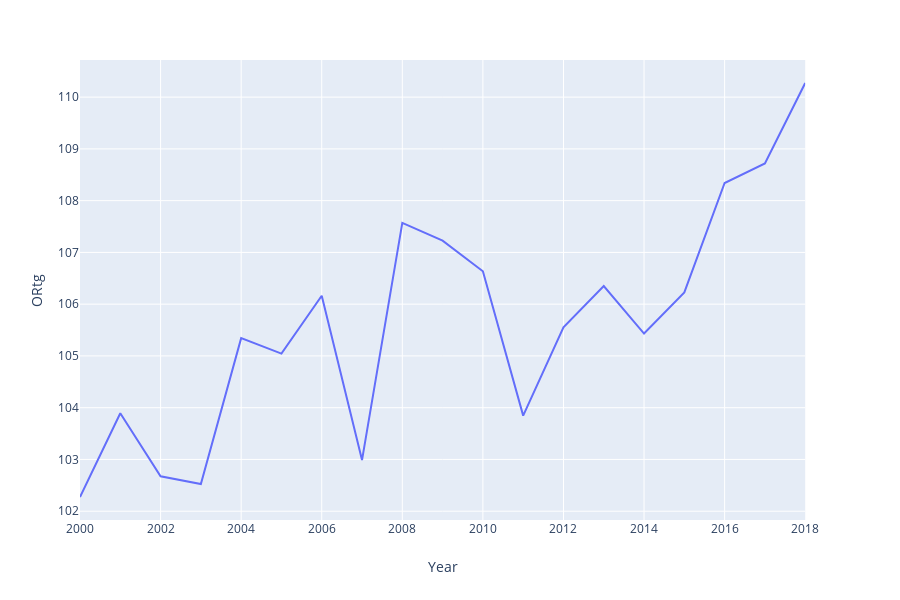

This figure's notebook cell:
### Code cell
fig = px.line(dftest2, x='Year', y='ORtg')
fig.show()

### Figure 1 — Plotly figure (JSON) as saved in the notebook; plotly's stock layout.template omitted (floating-point values rounded to 4 significant figures)
{"data": [{"hoverlabel": {"namelength": 0}, "hovertemplate": "Year=%{x}<br>ORtg=%{y}", "legendgroup": "", "line": {"color": "#636efa", "dash": "solid"}, "mode": "lines", "name": "", "showlegend": false, "type": "scatter", "x": [2000, 2001, 2002, 2003, 2004, 2005, 2006, 2007, 2008, 2009, 2010, 2011, 2012, 2013, 2014, 2015, 2016, 2017, 2018], "xaxis": "x", "y": [102.3, 103.9, 102.7, 102.5, 105.3, 105.0, 106.2, 103.0, 107.6, 107.2, 106.6, 103.8, 105.6, 106.4, 105.4, 106.2, 108.3, 108.7, 110.3], "yaxis": "y"}], "layout": {"height": 600, "legend": {"tracegroupgap": 0}, "margin": {"t": 60}, "xaxis": {"anchor": "y", "domain": [0, 0.98], "title": {"text": "Year"}}, "yaxis": {"anchor": "x", "domain": [0, 1], "title": {"text": "ORtg"}}}}
